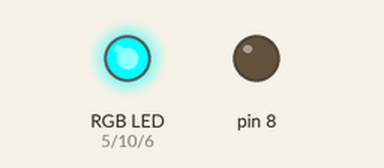
Bench run of a sketch on a simulated Arduino Uno, built with avr-gcc and run on an emulated ATmega328P. Parts: an RGB LED mixed from three pins (HIGH = lit), output pins drawn as LEDs (lit = HIGH).

Above: at 0.1 s.
At 4.1 s:
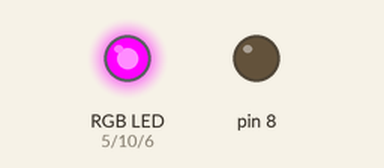
At 8.1 s:
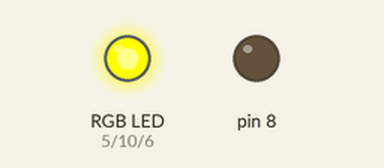
At 12.1 s:
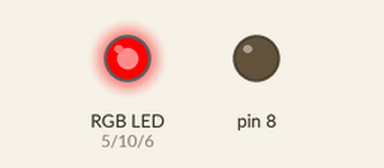
At 20.1 s:
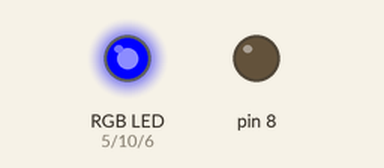
At 38.1 s:
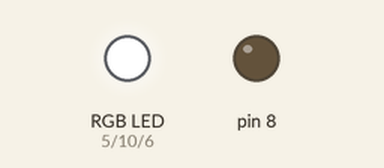
Timing chart, 0 to 39.6 s (numbered marks = the images above):
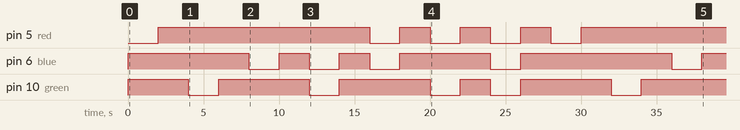

The sketch:

Fixture_led_test.ino
```cpp
 /*
 *  Author: Vikram Seshadri
 *  02/20/2019
 *
 *  Requirements:
 *  1. Feather 32u4 uSD Adalogger board
 *  2. Pressure fixture PCB
 *
 *  Description:
 *  This is a test code for the pressure fixture LEDs. This code helps to check if the LED on the pressure fixture PCB emits all the colors required.
 *  This code is necessary as gauge pressure range can be noted using these LEDs.
 *
 */
const int red = 5;
const int green = 10;
const int blue = 6;

void setup() {

  //pinMode(9, OUTPUT);
  pinMode(8,OUTPUT);

  //RGB pins
  pinMode(green, OUTPUT);
  digitalWrite(green, HIGH);

  pinMode(blue, OUTPUT);
  digitalWrite(blue, HIGH);

  pinMode(red, OUTPUT);
  digitalWrite(red, HIGH);

  Serial.begin(115200);

}

void loop()
{

  digitalWrite(red,LOW);      //Red LED
  delay (2000);
  digitalWrite(red,HIGH);
  delay (2000);

  digitalWrite(green,LOW);    //Green LED
  delay (2000);
  digitalWrite(green,HIGH);
  delay (2000);

  digitalWrite(blue,LOW);     //Blue LED
  delay (2000);
  digitalWrite(blue,HIGH);
  delay (2000);

  digitalWrite(green,LOW);    //Cyan
  digitalWrite(blue,LOW);
  delay (2000);
  digitalWrite(green,HIGH);
  digitalWrite(blue,HIGH);
  delay (2000);

  digitalWrite(red,LOW);      //Purple
  digitalWrite(blue,LOW);
  delay (2000);
  digitalWrite(red,HIGH);
  digitalWrite(blue,HIGH);
  delay (2000);

  digitalWrite(red,LOW);      //Yellow
  digitalWrite(green,LOW);
  delay (2000);
  digitalWrite(red,HIGH);
  digitalWrite(green,HIGH);
  delay (2000);

  digitalWrite(red,LOW);      //White
  digitalWrite(green,LOW);
  digitalWrite(blue,LOW);
  delay (2000);
  digitalWrite(red,HIGH);
  digitalWrite(green,HIGH);
  digitalWrite(blue,HIGH);
  delay (2000);

}
```

Measured:
- by itself, pin 5 (red): repeats every 4.0 s: LOW 2.0 s, HIGH 2.0 s, until it stays HIGH from 30.0 s
- by itself, pin 6 (blue): HIGH → LOW at 8.0 s, → HIGH 2.0 s later, → LOW 2.0 s later, → HIGH 2.0 s later, … (10 changes in this stretch)
- by itself, pin 10 (green): HIGH → LOW at 4.0 s, → HIGH 2.0 s later, → LOW 6.0 s later, → HIGH 2.0 s later, … (10 changes in this stretch)
